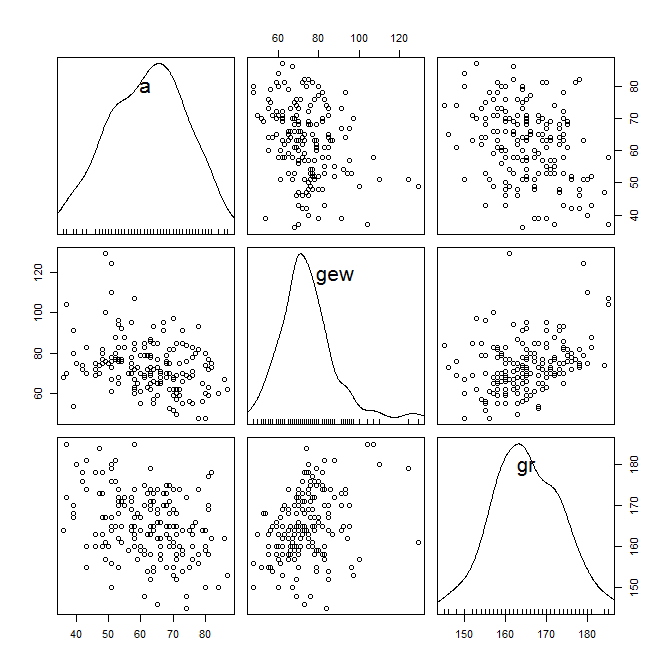

Reproduce this figure in R.
# import dependencies
library(Rcmdr)
library(foreign, pos=14)
library(nortest, pos=15)

# import spss data into data1
data1 <- read.spss("C:/dev/ffhs/wswp-oli/Hyper.sav", use.value.labels=TRUE, 
  max.value.labels=Inf, to.data.frame=TRUE)
colnames(data1) <- tolower(colnames(data1))

scatterplotMatrix(~a+gew+gr, reg.line=FALSE, smooth=FALSE, spread=FALSE, 
  span=0.5, ellipse=FALSE, levels=c(.5, .9), id.n=0, diagonal = 'density', 
  data=data1)
